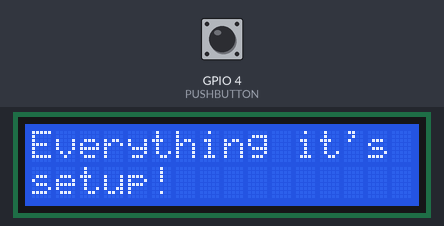
Recording of a program running on a simulated ESP8266 board running MicroPython. Parts: 16×2 character LCD. The inputs (shaded band) are chosen by the test bench; at power-on: GPIO 4 (PUSHBUTTON) HIGH. What the program prints to the serial console is not drawn.

Above: at 0.1 s.
At 2.3 s:
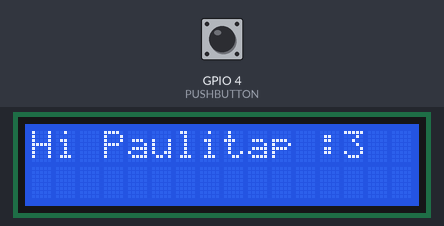
2.4 s: GPIO 4 (PUSHBUTTON) pulled LOW for 1.25 s
At 4.1 s:
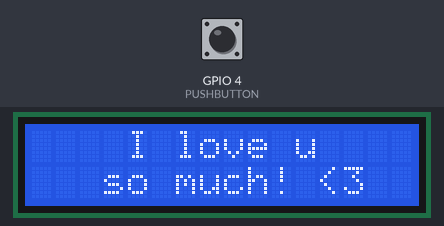
7.8 s: GPIO 4 (PUSHBUTTON) pulled LOW for 3.2 s
Timing chart, 0 to 10.8 s (numbered marks = the images above; inputs shaded):
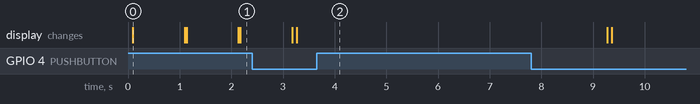

The program:

main_paulitap.py
```python
from machine import I2C, Pin
from esp8266_i2c_lcd import I2cLcd
from time import sleep_ms, sleep

# 1602A i2c address 0x27 || 0x20

PUSHBUTTON = Pin(4, Pin.IN)
I2C_ADDRESS = 0x27
count = 0

def main_paulitap():
    PUSHBUTTON = Pin(4, Pin.IN)
    I2C_ADDRESS = 0x27
    count = 0

    print("Everything it's setting up... \n")

    i2c = I2C(1, scl=Pin(3), sda = Pin(2), freq = 100000)
    lcd = I2cLcd(i2c, I2C_ADDRESS, 2, 16)
    lcd.putstr("Everything it's setup!")
    sleep_ms(1000) # 1sec
    lcd.clear()

    while True:
        count += 1
        lcd.putstr("Hi Paulitap :3")

        if (PUSHBUTTON.value() == 0):
            lcd.clear()
            lcd.move_to(4, 0)
            lcd.putstr("I love u")
            lcd.move_to(3, 1)
            lcd.putstr("so much! <3")
            sleep_ms(5000)

        sleep_ms(1000)
        lcd.clear()


main_paulitap()
```

Measured:
- what the display in image 0 shows lasts 1.0 s, from 0.1 s to 1.1 s
